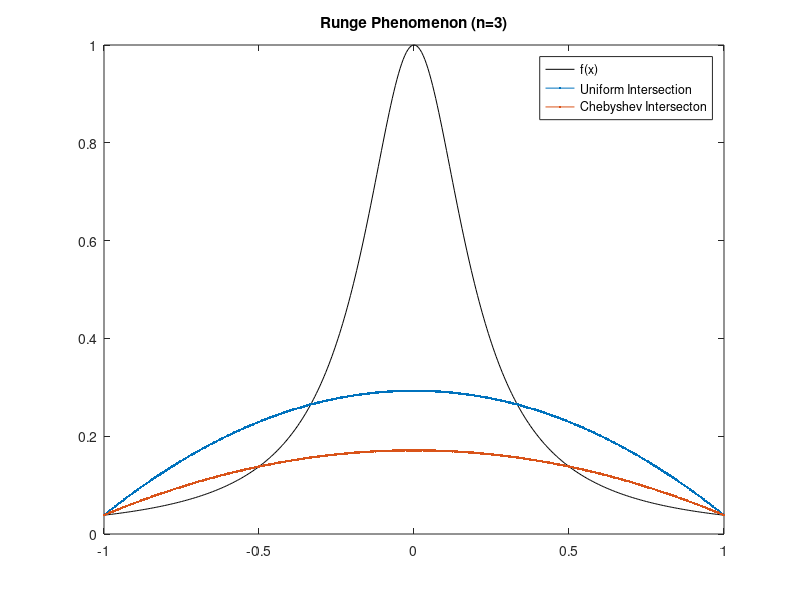
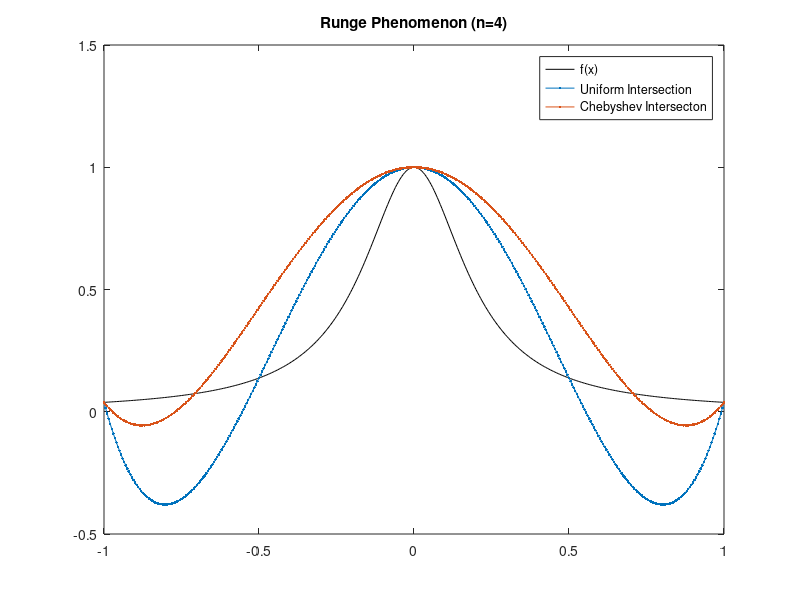
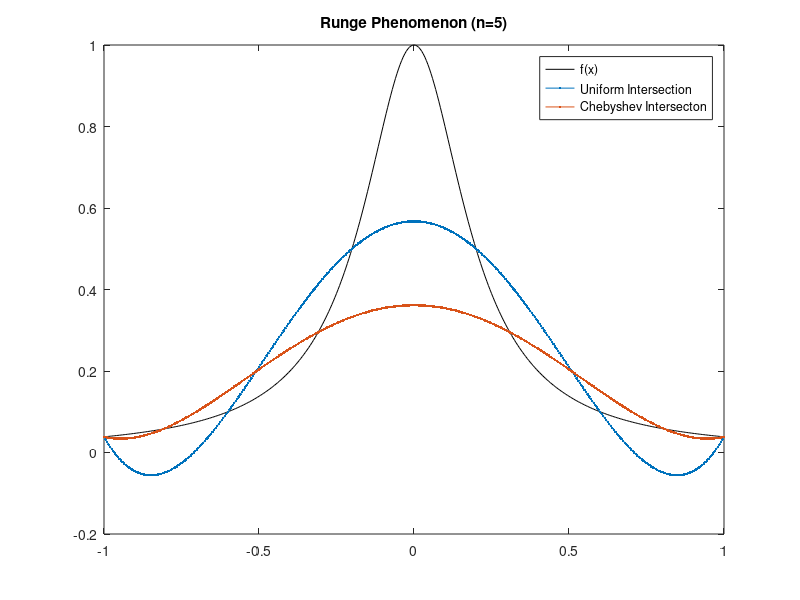
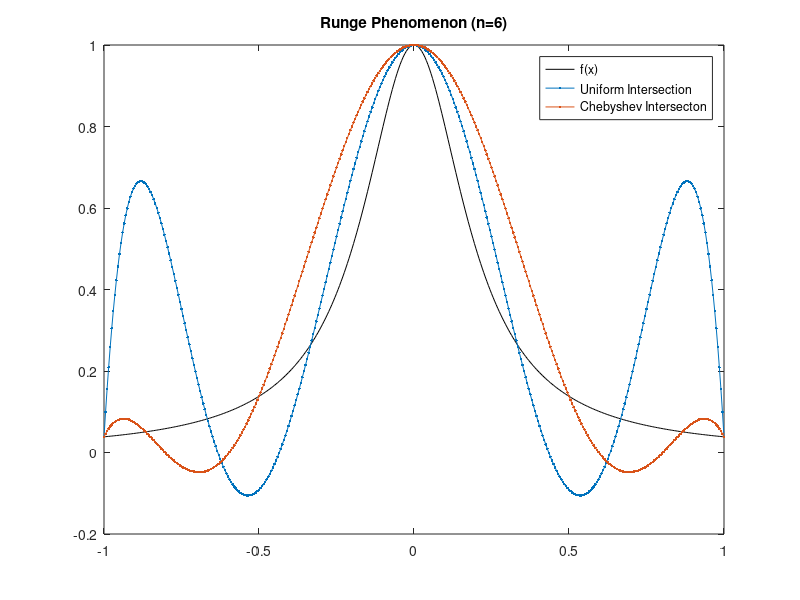

The MATLAB script that drew these images, in order:
function [] = Ch1_Runge()
f=@(x) 1./(1+25*x.^2);
xx=-1:1/200:1;
yy=f(xx);

for n=3:20
x_u=-1:2/n:1;
pc_u=polyfit(x_u,f(x_u),n);
pv_u=polyval(pc_u,xx);

x_c=-cos((0:n)*pi/n);
pc_c=polyfit(x_c,f(x_c),n);
pv_c=polyval(pc_c,xx);

plot(xx,yy,'k-',xx,pv_u,'.-',xx,pv_c,'.-');
legend('f(x)','Uniform Intersection','Chebyshev Intersecton');
title(sprintf('Runge Phenomenon (n=%d)',n));
saveas(gcf,strcat(num2str(n),'.jpg'));
end
end
